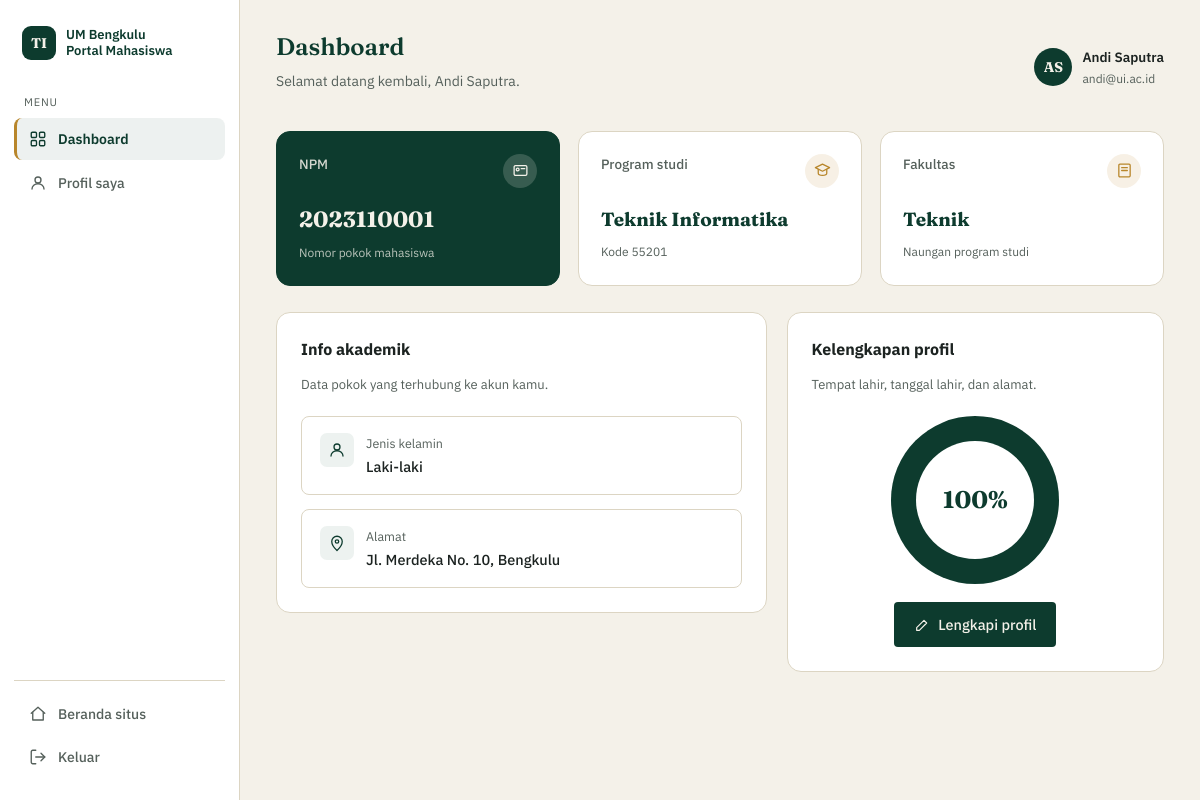
/student/dashboard.php (signed in), run on the app's committed database.
### tables this page shows
CREATE TABLE `mahasiswa` (
  `npm` varchar(15) NOT NULL,
  `user_id` int(11) NOT NULL,
  `jenis_kelamin` enum('laki-laki','perempuan') NOT NULL,
  `tempat_lahir` varchar(50) DEFAULT NULL,
  `tgl_lahir` date DEFAULT NULL,
  `alamat` varchar(255) DEFAULT NULL,
  `id_prodi` int(11) NOT NULL,
  `created_at` timestamp NULL DEFAULT current_timestamp(),
  `updated_at` timestamp NULL DEFAULT current_timestamp() ON UPDATE current_timestamp()
);

CREATE TABLE `users` (
  `id` int(11) NOT NULL,
  `name` varchar(100) NOT NULL,
  `email` varchar(100) NOT NULL,
  `password` varchar(255) NOT NULL,
  `role` enum('mahasiswa','prodi','admin') NOT NULL,
  `id_prodi` int(11) DEFAULT NULL,
  `created_at` timestamp NULL DEFAULT current_timestamp(),
  `updated_at` timestamp NULL DEFAULT current_timestamp() ON UPDATE current_timestamp()
);

CREATE TABLE `program_studi` (
  `id` int(11) NOT NULL,
  `kode_prodi` char(5) NOT NULL,
  `programstudi` varchar(100) NOT NULL,
  `id_fakultas` int(11) NOT NULL,
  `created_at` timestamp NULL DEFAULT current_timestamp(),
  `updated_at` timestamp NULL DEFAULT current_timestamp() ON UPDATE current_timestamp()
);

CREATE TABLE `fakultas` (
  `id` int(11) NOT NULL,
  `kode_fakultas` varchar(10) NOT NULL,
  `nama_fakultas` varchar(100) NOT NULL,
  `created_at` timestamp NULL DEFAULT current_timestamp(),
  `updated_at` timestamp NULL DEFAULT current_timestamp() ON UPDATE current_timestamp()
);

### student/dashboard.php (the view, shortened to what this page needs)
<?php
include __DIR__ . '/../config/connection.php';
$stmt = mysqli_prepare($koneksi, "
    SELECT m.npm, u.name AS nama_mahasiswa, u.email, m.jenis_kelamin, m.tempat_lahir, m.tgl_lahir, m.alamat,
           p.kode_prodi, p.programstudi, f.nama_fakultas
    FROM mahasiswa m
    JOIN users u ON m.user_id = u.id
    JOIN program_studi p ON m.id_prodi = p.id
    JOIN fakultas f ON p.id_fakultas = f.id
    WHERE m.npm = ?
");
mysqli_stmt_bind_param($stmt, 's', $_SESSION['npm']);
mysqli_stmt_execute($stmt);
$profil = mysqli_fetch_assoc(mysqli_stmt_get_result($stmt));
$terisi = 0;
if ($profil) {
    foreach (['tempat_lahir', 'tgl_lahir', 'alamat'] as $f) {
        if (!empty($profil[$f])) $terisi++;
    }
}
$persen_lengkap = $profil ? round($terisi / 3 * 100) : 0;
function teks($nilai) {
    return htmlspecialchars($nilai ?? '-', ENT_QUOTES, 'UTF-8');
}
function inisial($nama) {
    $kata = preg_split('/\s+/', trim($nama ?? ''));
    return strtoupper(($kata[0][0] ?? '') . ($kata[1][0] ?? '')) ?: '-';
}
?>
<!DOCTYPE html>
<html lang="id">
<head>
<link rel="stylesheet" href="/style.css">
</head>
<body>
<div class="app-shell">
  <aside class="sidebar">
    <div class="sidebar-brand">
      <div class="lambang">TI</div>
      <div class="sidebar-brand-teks">UM Bengkulu<br>Portal Mahasiswa</div>
    </div>
    <div class="sidebar-menu-label">Menu</div>
    <nav class="sidebar-nav">
      <a href="dashboard.php" class="sidebar-link aktif">
        Dashboard
      </a>
      <a href="profil.php" class="sidebar-link">
        <svg viewBox="0 0 24 24" fill="none" stroke="currentColor" stroke-width="1.8" stroke-linecap="round" stroke-linejoin="round"><circle cx="12" cy="8" r="4"/><path d="M4 20c0-4 3.5-7 8-7s8 3 8 7"/></svg>
        Profil saya
      </a>
    </nav>
    <div class="sidebar-keluar">
      <a href="/index.php" class="sidebar-link">
        <svg viewBox="0 0 24 24" fill="none" stroke="currentColor" stroke-width="1.8" stroke-linecap="round" stroke-linejoin="round"><path d="M3 11l9-8 9 8"/><path d="M5 10v10h14V10"/></svg>
        Beranda situs
      </a>
      <a href="/logout.php" class="sidebar-link">
        <svg viewBox="0 0 24 24" fill="none" stroke="currentColor" stroke-width="1.8" stroke-linecap="round" stroke-linejoin="round"><path d="M9 21H5a2 2 0 01-2-2V5a2 2 0 012-2h4"/><polyline points="16 17 21 12 16 7"/><line x1="21" y1="12" x2="9" y2="12"/></svg>
        Keluar
      </a>
    </div>
  </aside>
  <div class="app-main">
    <?php if (!$profil): ?>
      <div class="app-content"><div class="kosong"><p>Data mahasiswa tidak ditemukan untuk akun ini.</p></div></div>
    <?php else: ?>
    <header class="app-topbar">
      <div>
        <h1>Dashboard</h1>
        <p>Selamat datang kembali, <?= teks($profil['nama_mahasiswa']) ?>.</p>
      </div>
      <div class="app-topbar-profil">
        <div class="avatar-kecil"><?= teks(inisial($profil['nama_mahasiswa'])) ?></div>
        <div>
          <div class="topbar-nama"><?= teks($profil['nama_mahasiswa']) ?></div>
          <div class="topbar-sub"><?= teks($profil['email']) ?></div>
        </div>
      </div>
    </header>
    <main class="app-content">
      <div class="grid-statistik-v2">
        <div class="kartu-stat-v2 aksen">
          <div class="kartu-stat-v2-atas">
            <span class="kartu-stat-v2-label">NPM</span>
            <div class="kartu-stat-v2-ikon"><svg viewBox="0 0 24 24" fill="none" stroke="currentColor" stroke-width="1.8" stroke-linecap="round" stroke-linejoin="round"><rect x="3" y="5" width="18" height="14" rx="2"/><circle cx="8" cy="10.5" r="2"/><line x1="13" y1="9.5" x2="18" y2="9.5"/></svg></div>
          </div>
          <span class="kartu-stat-v2-angka" style="font-size:22px;"><?= teks($profil['npm']) ?></span>
          <div class="kartu-stat-v2-catatan">Nomor pokok mahasiswa</div>
        </div>
        <div class="kartu-stat-v2">
          <div class="kartu-stat-v2-atas">
            <span class="kartu-stat-v2-label">Program studi</span>
            <div class="kartu-stat-v2-ikon"><svg viewBox="0 0 24 24" fill="none" stroke="currentColor" stroke-width="1.8" stroke-linecap="round" stroke-linejoin="round"><path d="M12 3 2 8l10 5 10-5-10-5z"/><path d="M6 10.5V16c0 1.5 2.7 3 6 3s6-1.5 6-3v-5.5"/></svg></div>
          </div>
          <span class="kartu-stat-v2-angka" style="font-size:19px;"><?= teks($profil['programstudi']) ?></span>
          <div class="kartu-stat-v2-catatan">Kode <?= teks($profil['kode_prodi']) ?></div>
        </div>
        <div class="kartu-stat-v2">
          <div class="kartu-stat-v2-atas">
            <span class="kartu-stat-v2-label">Fakultas</span>
            <div class="kartu-stat-v2-ikon"><svg viewBox="0 0 24 24" fill="none" stroke="currentColor" stroke-width="1.8" stroke-linecap="round" stroke-linejoin="round"><rect x="4" y="3" width="16" height="18" rx="1.5"/><line x1="8" y1="8" x2="16" y2="8"/><line x1="8" y1="12" x2="16" y2="12"/></svg></div>
          </div>
          <span class="kartu-stat-v2-angka" style="font-size:19px;"><?= teks($profil['nama_fakultas']) ?></span>
          <div class="kartu-stat-v2-catatan">Naungan program studi</div>
        </div>
      </div>
      <div class="grid-panel">
        <div class="panel">
          <h3>Info akademik</h3>
          <p class="panel-sub">Data pokok yang terhubung ke akun kamu.</p>
          <div class="grid-info" style="margin-bottom:0;">
            <div class="kartu-info">
              <div class="ikon"><svg viewBox="0 0 24 24" fill="none" stroke="currentColor" stroke-width="1.7" stroke-linecap="round" stroke-linejoin="round"><circle cx="12" cy="8" r="4"/><path d="M4 20c0-4 3.5-7 8-7s8 3 8 7"/></svg></div>
              <div><div class="teks-label">Jenis kelamin</div><div class="teks-nilai"><?= $profil['jenis_kelamin'] === 'laki-laki' ? 'Laki-laki' : 'Perempuan' ?></div></div>
            </div>
            <div class="kartu-info">
              <div class="ikon"><svg viewBox="0 0 24 24" fill="none" stroke="currentColor" stroke-width="1.7" stroke-linecap="round" stroke-linejoin="round"><path d="M12 22s7-6.5 7-12a7 7 0 1 0-14 0c0 5.5 7 12 7 12z"/><circle cx="12" cy="10" r="2.3"/></svg></div>
              <div><div class="teks-label">Alamat</div><div class="teks-nilai"><?= teks($profil['alamat']) ?></div></div>
            </div>
          </div>
        </div>
        <div class="panel">
          <h3>Kelengkapan profil</h3>
          <p class="panel-sub">Tempat lahir, tanggal lahir, dan alamat.</p>
          <div class="donat-bungkus">
            <div class="donat" style="--donat-persen:<?= $persen_lengkap ?>;">
              <div class="donat-tengah"><?= $persen_lengkap ?>%</div>
            </div>
            <a href="profil.php" class="tombol-tautan" style="margin-top:18px;">
              <svg viewBox="0 0 24 24" fill="none" stroke="currentColor" stroke-width="1.8" stroke-linecap="round" stroke-linejoin="round"><path d="M4 20h4l11-11-4-4L4 16v4z"/></svg>
              Lengkapi profil
            </a>
          </div>
        </div>
      </div>
    </main>
    <?php endif; ?>
  </div>
</div>
</body>
</html>

### data on the page
mahasiswa: user.name "Andi Saputra", user.name "AS", user.email "andi@ui.ac.id", npm "2023110001", program_studi.programstudi "Teknik Informatika", program_studi.kode_prodi "55201", fakultas.nama_fakultas "Teknik", alamat "Jl. Merdeka No. 10, Bengkulu"

### other printed values
$persen_lengkap "100"
